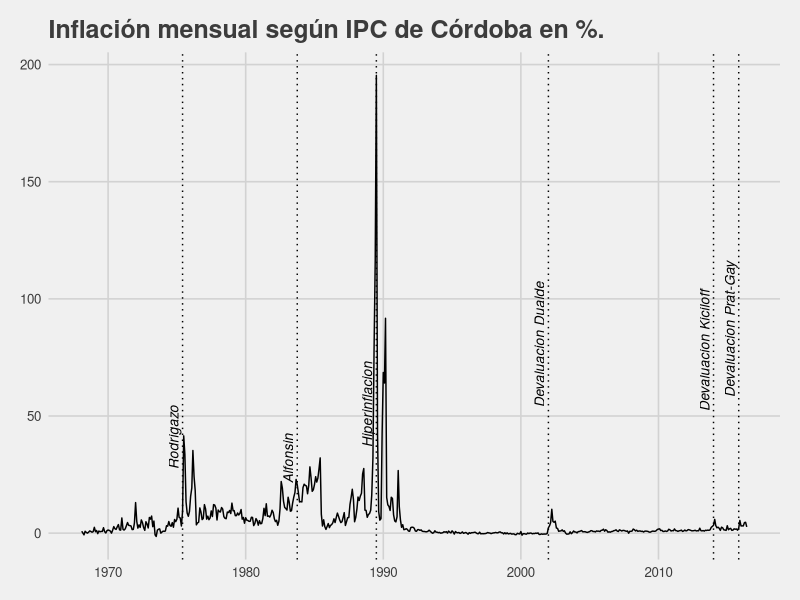
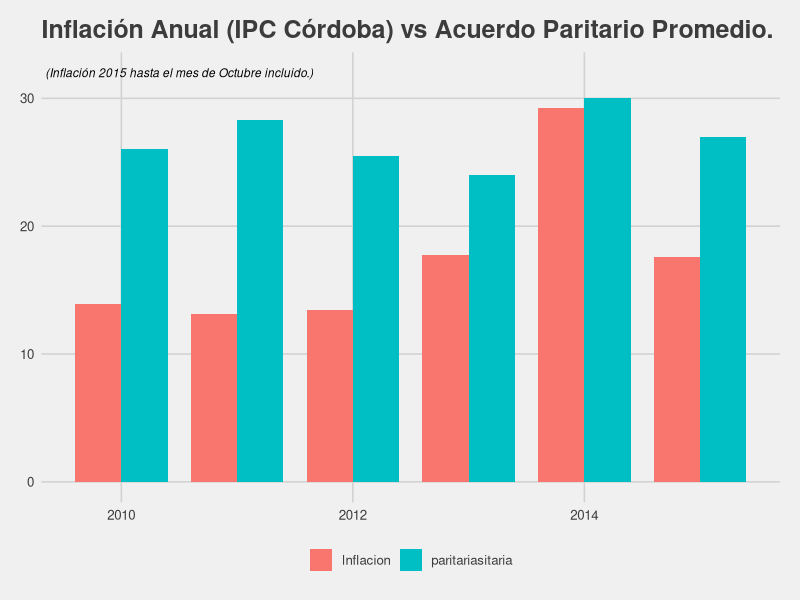

Generate these figures, in order, with R:
## ---- chunk 1
knitr::opts_chunk$set(echo = TRUE)
library(ggplot2)
library(ggthemes)
library(lubridate)
library(dplyr)
## ---- chunk 2
# http://estadistica.cba.gov.ar/Publicaciones/InformesEcon%C3%B3micos/tabid/896/language/es-AR/Default.aspx
df <- read.csv('../data/ipc_cordoba_acumulado.csv', stringsAsFactors = FALSE)
df$variacion <- gsub(',','.',df$variacion)
df$variacion <- as.numeric(df$variacion) * 100
df$variacion <- round(df$variacion, 2)
df$mes <- ymd(df$mes)
df$metrica <- "Inflacion"
## ---- chunk 3
mes <- c('1975-06-01','1983-10-01', '1989-07-01', '2002-01-01', '2014-01-01', "2015-11-01")
label <- c("Rodrigazo", "Alfonsin", "Hiperinflacion", "Devaluacion Dualde", "Devaluacion Kiciloff", "Devaluacion Prat-Gay")
eventos <- data.frame(mes=ymd(mes), label=label)

ggplot(df, aes(x=mes,y=variacion)) + 
  geom_line() +
  ggtitle("Inflación mensual según IPC de Córdoba en %.") +
  geom_vline(xintercept=as.numeric(eventos$mes), linetype=3) +
  geom_text(data=eventos,mapping=aes(x=mes, y=0, label=label),
            angle=90, vjust=-0.4, hjust=-1, size=3.5, fontface='italic')+
  theme_fivethirtyeight()
## ---- chunk 4
paritarias <- data.frame()
# http://www.ambito.com/diario/533729-en-paritarias-promedio-de-aumentos-alcanzo-el-26
paritarias <- rbind(paritarias, c(2010, 26))
# http://www.iprofesional.com/notas/118935-paritarias-en-2011-los-aumentos-ascendieron-a-283-en-promedio-
paritarias <- rbind(paritarias, c(2011, 28.3))
# http://www.ambito.com/diario/640796-alivio-las-paritarias-cierran-con-24-de-tope
paritarias <- rbind(paritarias, c(2012, 25.5))
# http://www.elciudadanoweb.com/el-numero-clave-de-las-paritarias-2013-es-el-24/
paritarias <- rbind(paritarias, c(2013,24))
# http://www.diaadia.com.ar/cordoba/mayoria-gremios-cerraron-paritarias-30-ciento
paritarias <- rbind(paritarias, c(2014,30))
# http://www.lanacion.com.ar/1794407-anuncian-subas-salariales-del-27-promedio-paritariasa-cinco-gremios
paritarias <- rbind(paritarias, c(2015,27))
names(paritarias) <- c("anio","variacion")
paritarias$metrica <- "paritariasitaria"

tmp <- df %>% 
  filter(year(mes) %in% c(2010:2015)) %>% 
  slice(1:70) %>% # Filtrar meses de Gestion Cambiemos y Devaluación del Dolar
  group_by(anio = year(mes)) %>% 
  summarise(variacion = sum(variacion))
tmp$metrica <- "Inflacion"

dataPlot <- rbind(tmp,paritarias)
ggplot(dataPlot, 
       aes(x=anio, 
           y=variacion, 
           fill=metrica, 
           label = paste0(dataPlot$variacion,"%"))
       ) +
  geom_bar(stat="identity", position = "dodge" , width=.8) + 
  ggtitle("Inflación Anual (IPC Córdoba) vs Acuerdo Paritario Promedio.") +
  scale_color_fivethirtyeight("metrica") +
  theme_fivethirtyeight() +
  theme(legend.title=element_blank()) + 
  annotate("text", x = 2010.5, y = 32, 
           label="(Inflación 2015 hasta el mes de Octubre incluido.)", 
           fontface="italic", size=3)
